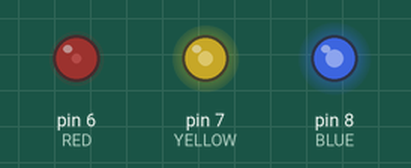
Simulated run of this sketch. Board: Arduino Uno, built with avr-gcc and run on an emulated ATmega328P. Shown: output pins drawn as LEDs (lit = HIGH).

Above: at 0.05 s.
At 1.85 s:
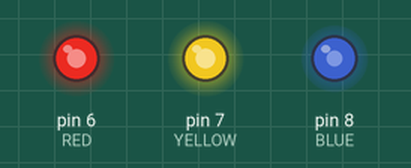
At 3.7 s:
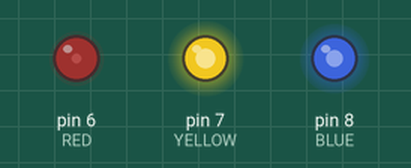
At 7.4 s:
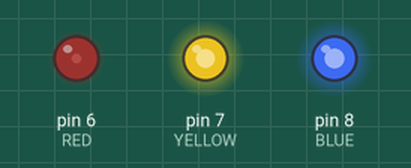
At 10.95 s:
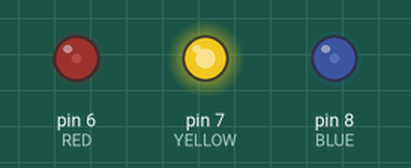
At 14.75 s:
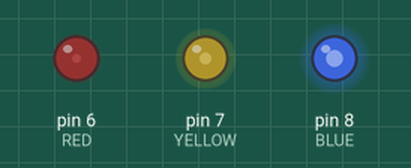
Timing chart, 0 to 19.2 s (numbered marks = the images above):
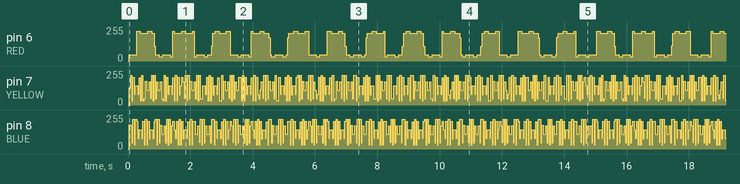

The sketch:

TaskPriorities.ino
```cpp
#include<Arduino_FreeRTOS.h>

#define RED 6
#define YELLOW 7
#define BLUE 8

void setup() {
  // put your setup code here, to run once:

  /*
    In the following setup only the highest proirity task will run. Therefore only BLUE and YELLOW LED task will be shared and RED LED will not toggle.
  */

  xTaskCreate(redLedCrontrollerTask, "RED LED Task", 128, NULL, 1, NULL); //Init Red LED task
  xTaskCreate(blueLedCrontrollerTask, "BLUE LED Task", 128, NULL, 2, NULL); //Init Blue LED task
  xTaskCreate(yellowLedCrontrollerTask, "YELLOW LED Task", 128, NULL, 2, NULL); //Init Yellow LED task

}

void redLedCrontrollerTask( void *pvParameters)
{
  pinMode(RED, OUTPUT);
  while(1)
  {
    digitalWrite(RED,digitalRead(RED)^1);
  }
}

void blueLedCrontrollerTask( void *pvParameters)
{
  pinMode(BLUE, OUTPUT);
  while(1)
  {
    digitalWrite(BLUE,digitalRead(BLUE)^1);
  }
}

void yellowLedCrontrollerTask( void *pvParameters)
{
  pinMode(YELLOW, OUTPUT);
  while(1)
  {
    digitalWrite(YELLOW,digitalRead(YELLOW)^1);
  }
}

void loop() {
  // put your main code here, to run repeatedly:

}
```

Measured:
- by itself, pin 6 (RED), pin 7 (YELLOW), pin 8 (BLUE): moves between 31/255 and 224/255, repeating every 14.8 s
